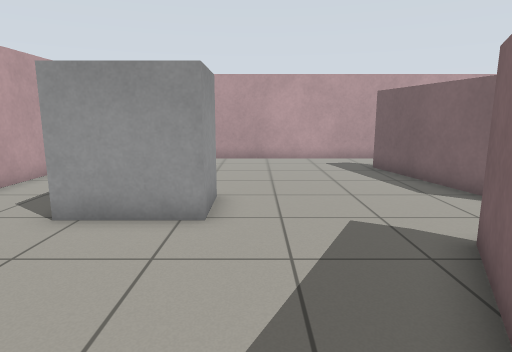
[1] (above)

16 first-person views from a walk through a world built for the Gazebo simulator. The camera is 1 m above the floor, tilts 10° down and sees 75° across. The floor is counted in squares, 0.5 m on a side. Each view is taken from the middle of a square. On the plan, view 1 faces up. The plan holds only what a view shows up to about 18 squares ahead; the rest is blank.

[2]
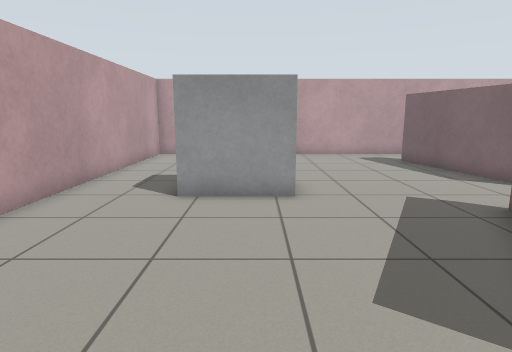

[3]
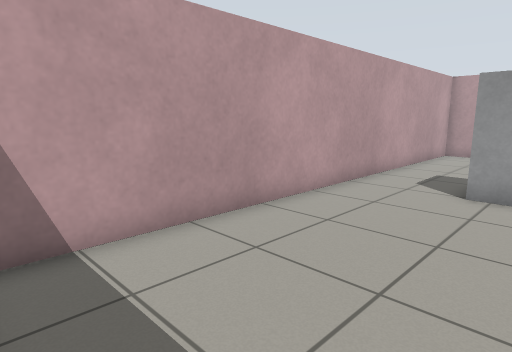

[4]
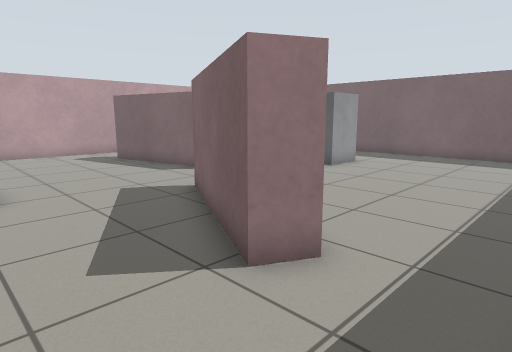

[5]
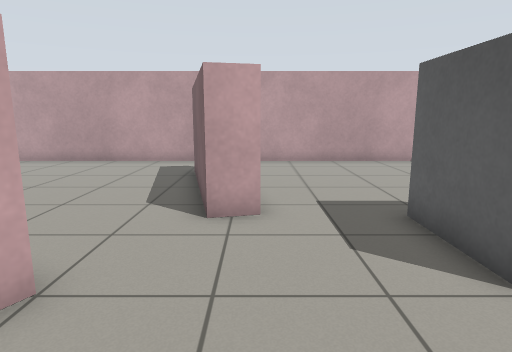

[6]
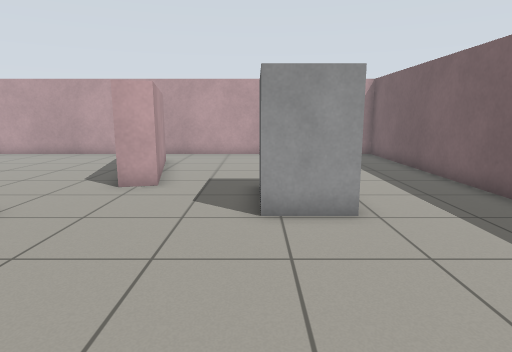

[7]
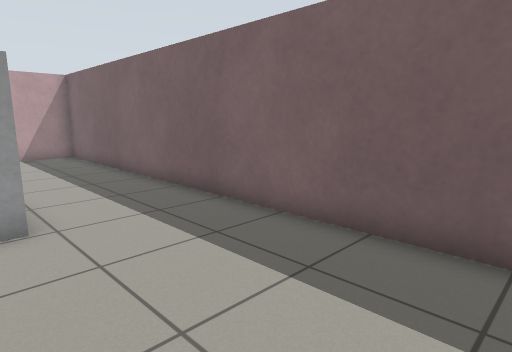

[8]
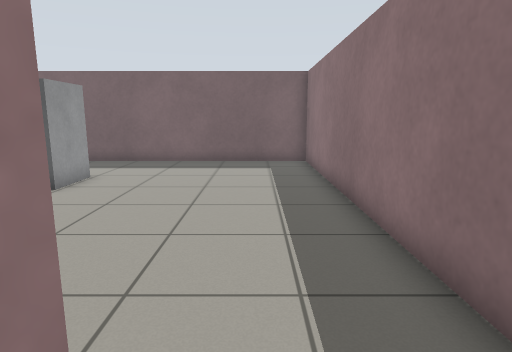

[9]
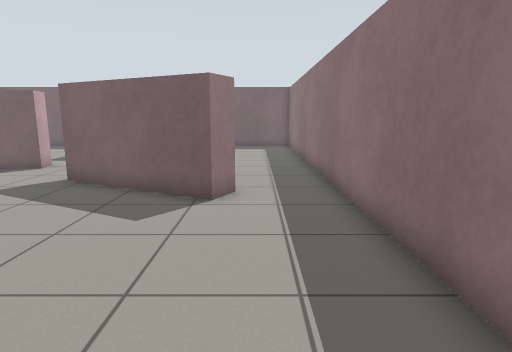

[10]
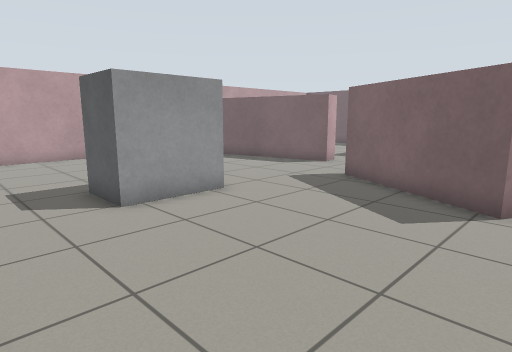

[11]
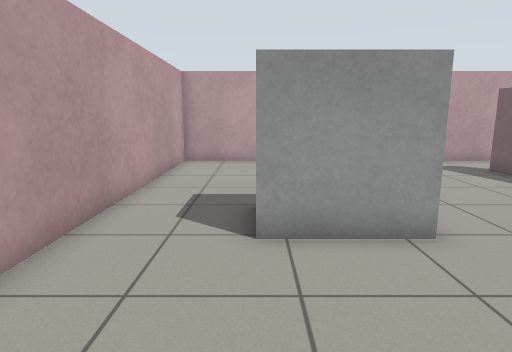

[12]
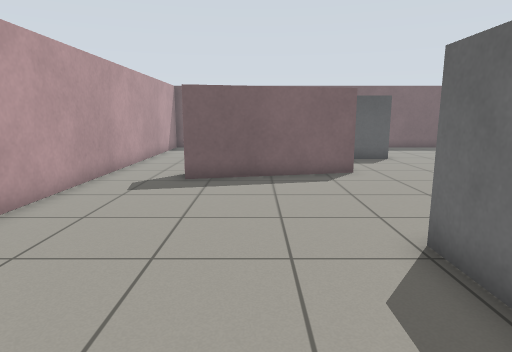

[13]
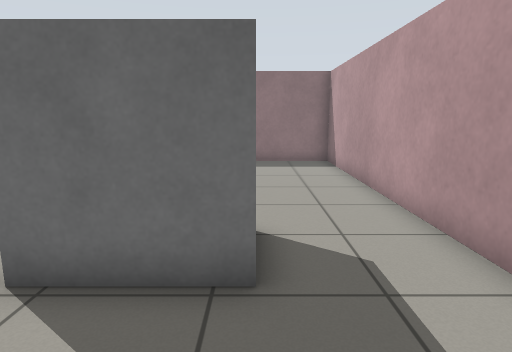

[14]
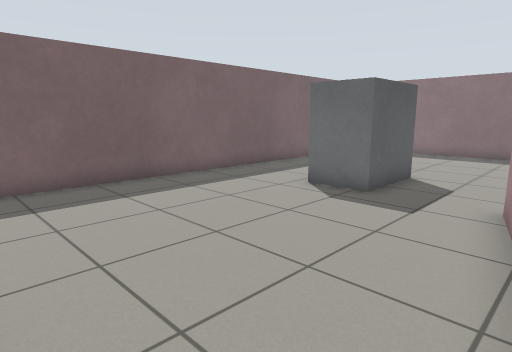

[15]
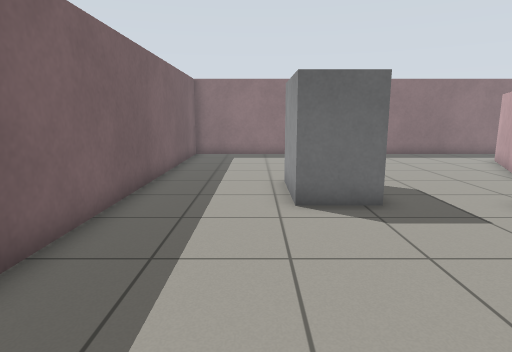

[16]
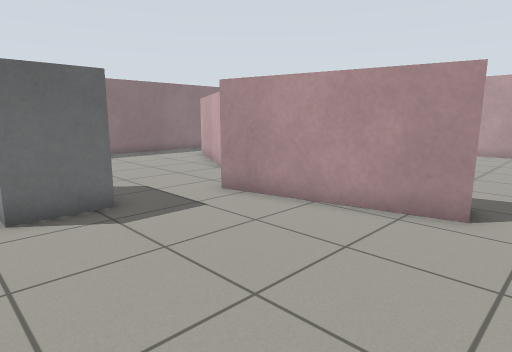

### Floor plan
Points are (right, up) in squares from view 1. A wall is a line through its corners. A room is listed if a view was taken in it or the views show most of it. See-through windows are left out.
Room 1 (views 1, 2, 3, 4, 8, 9, 10, 11, 12, 13, 14)
walls: (6, 7.5) (4.7, 13.4); (1.9, -0.4) (0.9, 0.1) (3.5, 5); (6.6, 16.3) (-7.3, 16.3) (-7.3, -3.3) (2.4, -3.3)
ways out: opening at (1.5, -2) to room 2; opening at (5, 6) to room 2; opening at (5.5, 15) to room 2
objects: grey box (-4, 7) to (-1, 8)
Room 2 (views 5, 6, 7, 15, 16)
walls: (4.5, 4.5) (1.9, -0.4); (5.8, 13.6) (7.1, 7.7) (6, 7.5); (2.4, -3.3) (16.3, -3.3) (16.3, 16.3) (6.6, 16.3)
ways out: opening at (1.5, -2) to room 1; opening at (5, 6) to room 1; opening at (5.5, 15) to room 1
objects: grey box (10, 5) to (12, 7)

Where each view was taken, in squares from view 1:
view 1: 0 up, 0 right, facing up
view 2: 2 down, 2 left, facing up
view 3: 3 down, 2 left, facing up-left
view 4: 3 down, 2 left, facing up-right
view 5: 1 up, 7 right, facing up
view 6: 2 down, 10 right, facing up
view 7: 2 down, 11 right, facing up-right
view 8: 1 down, 1 right, facing right
view 9: 1 down, 7 left, facing right
view 10: 1 down, 7 left, facing up-right
view 11: 1 up, 4 left, facing up
view 12: 11 up, 6 left, facing right
view 13: 12 up, 4 left, facing down
view 14: 16 up, 6 right, facing down-right
view 15: 15 up, 13 right, facing down
view 16: 15 up, 13 right, facing down-left
